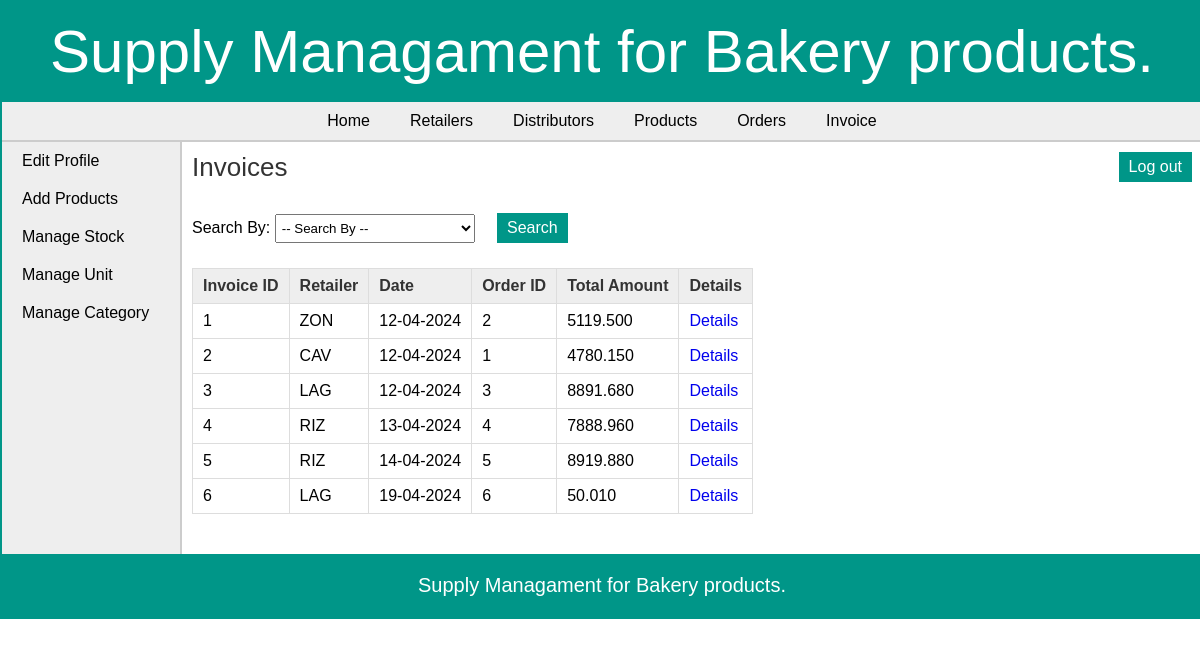
The page /manufacturer/view_invoice.php (signed in) on the database its author committed.
### tables this page shows
CREATE TABLE `invoice` (
  `invoice_id` int(11) NOT NULL,
  `order_id` int(11) NOT NULL,
  `retailer_id` int(11) NOT NULL,
  `dist_id` int(11) NOT NULL,
  `date` date NOT NULL,
  `total_amount` decimal(10,3) NOT NULL,
  `comments` text DEFAULT NULL
);

CREATE TABLE `area` (
  `area_id` int(11) NOT NULL,
  `area_name` varchar(50) NOT NULL,
  `area_code` varchar(10) NOT NULL
);

### manufacturer/view_invoice.php (the view, shortened to what this page needs)
<?php
	require("../includes/config.php");
		if(isset($_SESSION['manufacturer_login'])) {
			$error = "";
			if($_SERVER['REQUEST_METHOD'] == "POST") {
				if(isset($_POST['cmbFilter'])) {
					if(!empty($_POST['txtInvoiceId'])) {
						$result = validate_number($_POST['txtInvoiceId']);
						if($result == 1) {
							$invoice_id = $_POST['txtInvoiceId'];
							$query_selectInvoice = "SELECT * FROM invoice,retailer,area WHERE invoice.retailer_id=retailer.retailer_id AND retailer.area_id=area.area_id AND invoice_id='$invoice_id'";
							$result_selectInvoice = mysqli_query($con,$query_selectInvoice);
							$row_selectInvoice = mysqli_fetch_array($result_selectInvoice);
							if(empty($row_selectInvoice)){
							   $error = "* No invoice was found with this ID";
							}
							else {
								mysqli_data_seek($result_selectInvoice,0);
							}
						}
						else {
							$error = "* Invalid ID";
						}
					}
					else if(!empty($_POST['txtOrderId'])) {
						$result = validate_number($_POST['txtOrderId']);
						if($result == 1) {
							$order_id = $_POST['txtOrderId'];
							$query_selectInvoice = "SELECT * FROM invoice,retailer,area WHERE invoice.retailer_id=retailer.retailer_id AND retailer.area_id=area.area_id AND order_id='$order_id'";
							$result_selectInvoice = mysqli_query($con,$query_selectInvoice);
							$row_selectInvoice = mysqli_fetch_array($result_selectInvoice);
							if(empty($row_selectInvoice)){
							   $error = "* No invoice was found with this ID";
							}
							else {
								mysqli_data_seek($result_selectInvoice,0);
							}
						}
						else {
							$error = "* Invalid ID";
						}
					}
					else if(!empty($_POST['cmbRetailer'])) {
						$retailer_id = $_POST['cmbRetailer'];
						$query_selectInvoice = "SELECT * FROM invoice,retailer,area WHERE invoice.retailer_id=retailer.retailer_id AND retailer.area_id=area.area_id AND invoice.retailer_id='$retailer_id' ORDER BY invoice_id DESC";
						$result_selectInvoice = mysqli_query($con,$query_selectInvoice);
						$row_selectInvoice = mysqli_fetch_array($result_selectInvoice);
						if(empty($row_selectInvoice)){
						   $error = "* No invoice was found of the selected Retailer";
						}
						else {
							mysqli_data_seek($result_selectInvoice,0);
						}
					}
					else if(!empty($_POST['txtDate'])) {
						$date = $_POST['txtDate'];
						$query_selectInvoice = "SELECT * FROM invoice,retailer,area WHERE invoice.retailer_id=retailer.retailer_id AND retailer.area_id=area.area_id AND invoice.date='$date'";
						$result_selectInvoice = mysqli_query($con,$query_selectInvoice);
						$row_selectInvoice = mysqli_fetch_array($result_selectInvoice);
						if(empty($row_selectInvoice)){
						   $error = "* No invoice was found with the selected Date";
						}
						else {
							mysqli_data_seek($result_selectInvoice,0);
						}
					}
					else {
						$error = "* Please enter the data to search for.";
					}
				}
				else {
					$error = "Please choose an option to search for.";
				}
			}
			else {
				$query_selectInvoice = "SELECT * FROM invoice,retailer,area WHERE invoice.retailer_id=retailer.retailer_id AND retailer.area_id=area.area_id";
				$result_selectInvoice = mysqli_query($con,$query_selectInvoice);
			}
		}
		else {
			header('Location:../index.php');
		}
?>
<!DOCTYPE html>
<html>
<head>
	<link rel="stylesheet" href="../includes/main_style.css" >
	<link rel="stylesheet" href="css/smoothness/jquery-ui.css">
</head>
<body>
	<?php
		include("../includes/header.inc.php");
		include("../includes/nav_manufacturer.inc.php");
		include("../includes/aside_manufacturer.inc.php");
	?>
	<section>
		<h1>Invoices</h1>
		<form action="" method="POST" class="form">
		Search By:
		<div class="input-box">
		<select name="cmbFilter" id="cmbFilter">
		<option value="" disabled selected>-- Search By --</option>
		</select>
		</div>
		<input type="submit" class="submit_button" value="Search" /> <span class="error_message"> <?php echo $error; ?> </span>
		</form>
		<form action="" method="POST" class="form">
		<table class="table_displayData" style="margin-top:20px;">
			<tr>
				<th> Invoice ID </th>
				<th> Retailer </th>
				<th> Date </th>
				<th> Order ID </th>
				<th> Total Amount </th>
				<th> Details </th>
			</tr>
			<?php while($row_selectInvoice = mysqli_fetch_array($result_selectInvoice)) { ?>
			<tr>
				<td> <?php echo $row_selectInvoice['invoice_id']; ?> </td>
				<td> <?php echo $row_selectInvoice['area_code']; ?> </td>
				<td> <?php echo date("d-m-Y",strtotime($row_selectInvoice['date'])); ?> </td>
				<td> <?php echo $row_selectInvoice['order_id']; ?> </td>
				<td> <?php echo $row_selectInvoice['total_amount']; ?> </td>
				<td> <a href="view_invoice_items.php?id=<?php echo $row_selectInvoice['invoice_id']; ?>">Details</a> </td>
			</tr>
			<?php } ?>
		</table>
		</form>
	</section>
	<?php
		include("../includes/footer.inc.php");
	?>
</body>
</html>

### includes/main_style.css (style rules this page uses)
* { font-family: arial,sans-serif; margin:0px; padding:0px; }
body { width:1200px; margin:auto; border:2px solid #009688; }
a { text-decoration:none; }
.input-box { display:inline-block; margin:5px 0px; }
.input-box select { padding:5px 2px; width:200px; margin:auto; }
.submit_button { font-size:16px; margin-top:20px; margin-right:20px; padding:6px 10px; background-color:#009688; border:none; color:white; }
section { width:1000px; padding:10px; padding-bottom:40px; }
section h1 { margin-bottom:10px; font-weight:normal; color:#333; font-size: 26px; }
table { border-collapse: collapse; }
.table_displayData td, .table_displayData th { border:1px solid #ddd; padding: 8px 10px; text-align: left; }
.table_displayData th { background-color:#eee; color:#333; }

### rows shown on the page
invoice: invoice_id "1", area.area_code "ZON", date "12-04-2024", order "2", total_amount "5119.500"
invoice: invoice_id "2", area.area_code "CAV", date "12-04-2024", order "1", total_amount "4780.150"
invoice: invoice_id "3", area.area_code "LAG", date "12-04-2024", order "3", total_amount "8891.680"
invoice: invoice_id "4", area.area_code "RIZ", date "13-04-2024", order "4", total_amount "7888.960"
invoice: invoice_id "5", area.area_code "RIZ", date "14-04-2024", order "5", total_amount "8919.880"
invoice: invoice_id "6", area.area_code "LAG", date "19-04-2024", order "6", total_amount "50.010"
